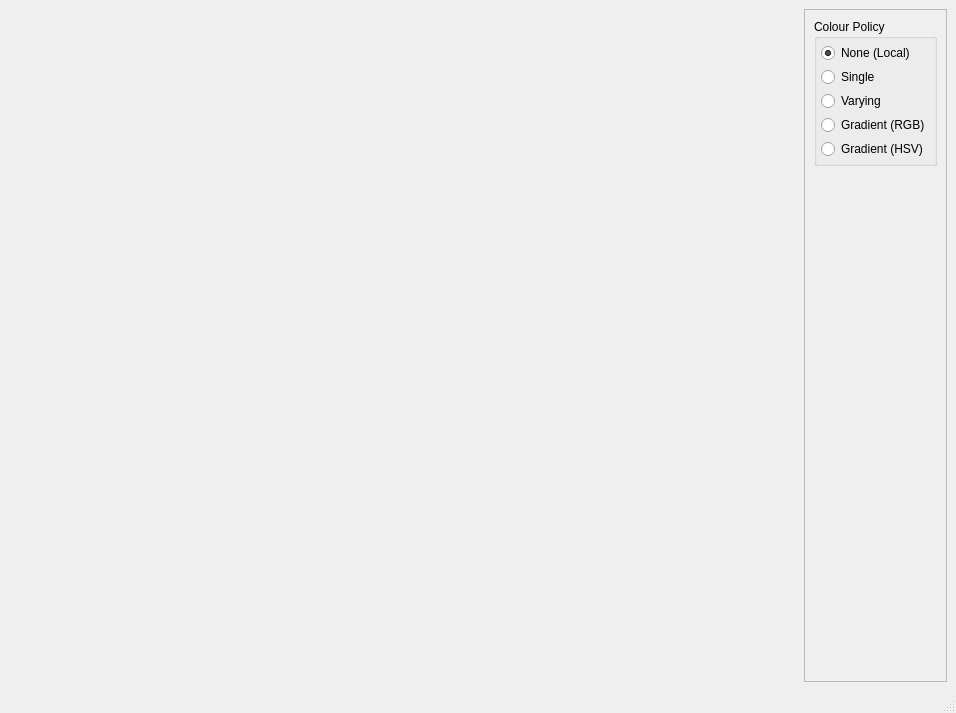
<?xml version="1.0" encoding="UTF-8"?>
<ui version="4.0">
 <class>MainWindow</class>
 <widget class="QMainWindow" name="MainWindow">
  <property name="geometry">
   <rect>
    <x>0</x>
    <y>0</y>
    <width>956</width>
    <height>713</height>
   </rect>
  </property>
  <property name="windowTitle">
   <string>Groups Test</string>
  </property>
  <widget class="QWidget" name="centralwidget">
   <layout class="QHBoxLayout" name="horizontalLayout">
    <item>
     <widget class="Mildred::MildredWidget" name="TestingWidget" native="true">
      <property name="sizePolicy">
       <sizepolicy hsizetype="Expanding" vsizetype="Preferred">
        <horstretch>5</horstretch>
        <verstretch>0</verstretch>
       </sizepolicy>
      </property>
     </widget>
    </item>
    <item>
     <widget class="QFrame" name="frame">
      <property name="sizePolicy">
       <sizepolicy hsizetype="Minimum" vsizetype="Preferred">
        <horstretch>0</horstretch>
        <verstretch>0</verstretch>
       </sizepolicy>
      </property>
      <property name="frameShape">
       <enum>QFrame::StyledPanel</enum>
      </property>
      <property name="frameShadow">
       <enum>QFrame::Raised</enum>
      </property>
      <layout class="QVBoxLayout" name="verticalLayout_2">
       <item>
        <widget class="QGroupBox" name="groupBox">
         <property name="title">
          <string>Colour Policy</string>
         </property>
         <layout class="QVBoxLayout" name="verticalLayout">
          <property name="spacing">
           <number>4</number>
          </property>
          <property name="leftMargin">
           <number>4</number>
          </property>
          <property name="topMargin">
           <number>4</number>
          </property>
          <property name="rightMargin">
           <number>4</number>
          </property>
          <property name="bottomMargin">
           <number>4</number>
          </property>
          <item>
           <widget class="QRadioButton" name="ColourPolicyNoneRadio">
            <property name="text">
             <string>None (Local)</string>
            </property>
            <property name="checked">
             <bool>true</bool>
            </property>
           </widget>
          </item>
          <item>
           <widget class="QRadioButton" name="ColourPolicySingleRadio">
            <property name="text">
             <string>Single</string>
            </property>
           </widget>
          </item>
          <item>
           <widget class="QRadioButton" name="ColourPolicyVaryingRadio">
            <property name="text">
             <string>Varying</string>
            </property>
           </widget>
          </item>
          <item>
           <widget class="QRadioButton" name="ColourPolicyRGBGradientRadio">
            <property name="text">
             <string>Gradient (RGB)</string>
            </property>
           </widget>
          </item>
          <item>
           <widget class="QRadioButton" name="ColourPolicyHSVGradientRadio">
            <property name="text">
             <string>Gradient (HSV)</string>
            </property>
           </widget>
          </item>
         </layout>
        </widget>
       </item>
       <item>
        <spacer name="verticalSpacer">
         <property name="orientation">
          <enum>Qt::Vertical</enum>
         </property>
         <property name="sizeHint" stdset="0">
          <size>
           <width>20</width>
           <height>40</height>
          </size>
         </property>
        </spacer>
       </item>
      </layout>
     </widget>
    </item>
   </layout>
  </widget>
  <widget class="QMenuBar" name="menubar">
   <property name="geometry">
    <rect>
     <x>0</x>
     <y>0</y>
     <width>956</width>
     <height>23</height>
    </rect>
   </property>
  </widget>
  <widget class="QStatusBar" name="statusbar"/>
 </widget>
 <customwidgets>
  <customwidget>
   <class>Mildred::MildredWidget</class>
   <extends>QWidget</extends>
   <header>widget.h</header>
   <container>1</container>
  </customwidget>
 </customwidgets>
 <resources/>
 <connections/>
</ui>
